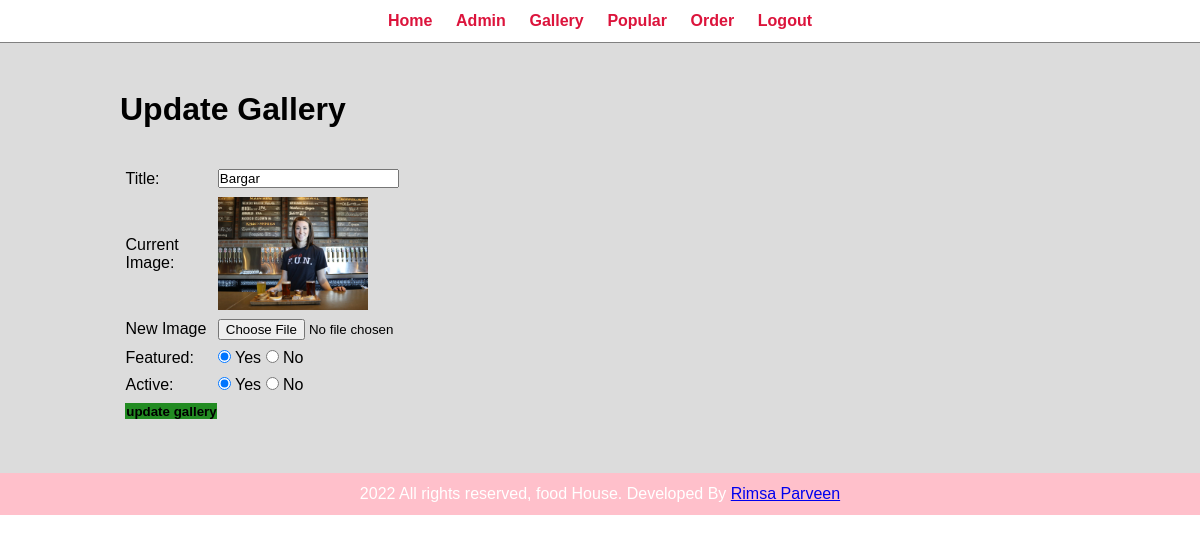
Page /admin/update-gallery.php?id=42 (signed in) on the committed database.
### tables this page shows
CREATE TABLE `tbl_gallery` (
  `id` int(10) UNSIGNED NOT NULL,
  `title` varchar(100) NOT NULL,
  `image_name` varchar(255) NOT NULL,
  `featured` varchar(10) NOT NULL,
  `active` varchar(10) NOT NULL
);

### admin/update-gallery.php (the view, shortened to what this page needs)
<?php include('partial/menu.php'); ?>
<div class="main-content">
    <div class="wrapper">
        <h1> Update Gallery </h1>
        <br><br>
                <?php
                    if(isset($_GET['id']))
                    {
                    $id = $_GET['id'];
                    $sql = "SELECT * FROM tbl_gallery WHERE id= $id";
                    $res = mysqli_query($conn, $sql) or die(mysqli_error($conn));
                    $count = mysqli_num_rows( $res);
                    if($count==1)
                        {
                                $row = mysqli_fetch_assoc($res);
                                    $title = $row['title'];
                                    $current_image= $row['image_name'];
                                    $featured= $row['featured'];
                                    $active= $row['active'];
                    }
                    else
                    {
                            $_SESSION['no-gallery-found'] = "<div class = 'error'> Gallery not Found. </div>";
                            header("location:".SITEURL.'admin/mange-gallery.php');
                        }
                    }
                    else
                    {
                        header('location:'.SITEURL.'admin/mange-gallery.php');
                    }
                ?>
    <form action="" method = "POST" enctype = "multipart/form-data">
        <table class= "tbl-30">
            <tr>
                <td> Title: </td>
                <td>
                    <input type="text" name="title" value = "<?php echo $title; ?>">
                </td>
            </tr>
            <tr>
                <td> Current Image: </td>
                <td>
                   <?php
                        if($current_image!== "")
                        {
                            ?>
                            <img src="<?php echo SITEURL; ?>img/gallery/<?php echo $current_image; ?>" width= "150px">
                            <?php
                        }
                        else
                        {
                            echo "<div class= 'error'>Image Not Added</div>";
                        }
                   ?>
                </td>
            </tr>
            <tr>
                <td> New Image </td>
                <td>
                    <input type="file" name = "image">
                </td>
            </tr>
            <tr>
                <td> Featured: </td>
                <td>
                    <input <?php if($featured=="Yes"){echo "checked";} ?> type="radio" name = "featured" value = "Yes"> Yes
                    <input <?php if($featured=="No"){echo "checked";} ?> type="radio" name = "featured" value = "No"> No
                </td>
            </tr>
            <tr>
                <td> Active: </td>
                     <td>
                        <input  <?php if($active=="Yes"){echo "checked";} ?> type="radio" name = "active" value = "Yes"> Yes
                        <input  <?php if($active=="No"){echo "checked";} ?> type="radio" name = "active" value = "No"> No
                     </td>
            </tr>
            <tr>
                <td>
                    <input type="submit" name = "submit" value = "update gallery" class = "btn-secondary">
                </td>
            </tr>
        </table>
    </form>
    </div>
</div>
<?php include('partial/footer.php'); ?>

### css/admin.css (style rules this page uses)
* { margin: 0; padding: 0; font-family: Arial, Helvetica, sans-serif; }
.wrapper { padding: 1%; width: 80%; margin: 0 auto; }
.tbl-30 { width: 30%; }
table tr td { padding: 1%; }
.btn-secondary { background-color: forestgreen; border: gold; color: solid black; padding: 1%; text-decoration: none; font-weight: bold; }
.main-content { background-color: gainsboro; padding: 3% 0; }

### rows in the picture
tbl_gallery: title "Bargar", image_name (picture), featured "☑", active "☑"
